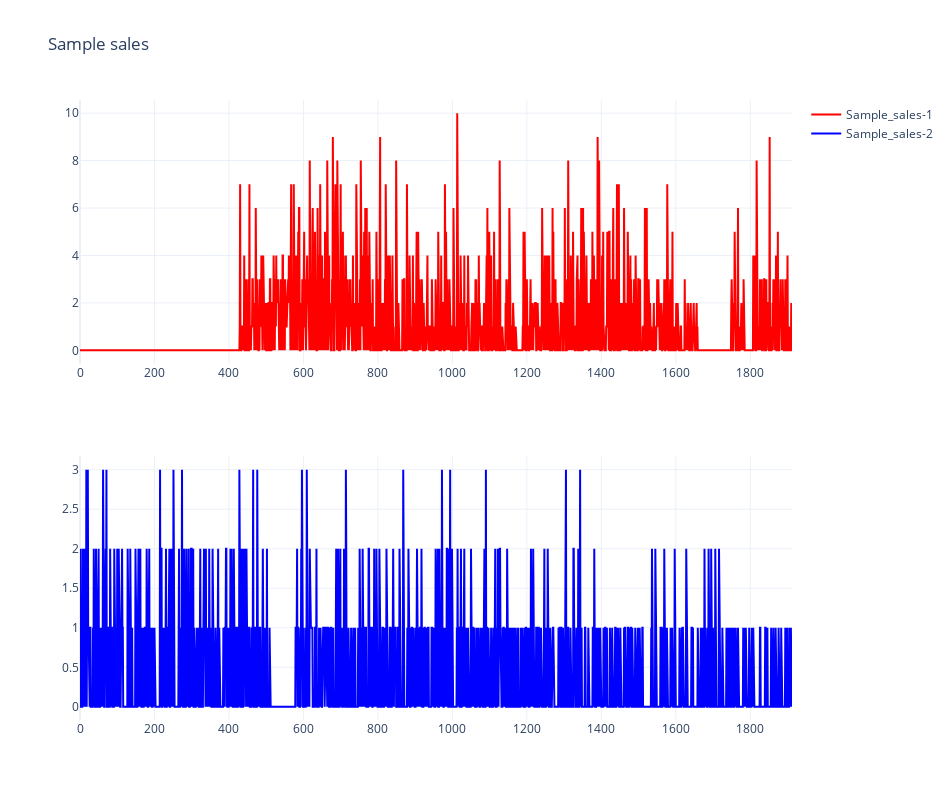

Write notebook code for a chart like this one.
### Code cell
fig = make_subplots(rows=2, cols=1)
fig.add_trace(go.Scatter(x=np.arange(len(sample_1)),
                        y=sample_1,showlegend=True, mode='lines',
                        name='Sample_sales-1',marker_color='RED'), 
              row=1, col=1)
fig.add_trace(go.Scatter(x=np.arange(len(sample_2)),
                        y=sample_2,showlegend=True, mode='lines',
                        name='Sample_sales-2',marker_color='BLUE'), 
              row=2, col=1)

fig.update_layout(height=800, width=950, title_text="Sample sales", template='plotly_white')
fig.show()

### Figure 1 — Plotly figure (JSON) as saved in the notebook; plotly's stock layout.template omitted (floating-point values rounded to 4 significant figures; data arrays with more than 128 entries replaced by an {"elided": "..."} marker saying what was removed)
{"data": [{"marker": {"color": "RED"}, "mode": "lines", "name": "Sample_sales-1", "showlegend": true, "type": "scatter", "x": {"elided": "1913 int values"}, "xaxis": "x", "y": {"elided": "1913 int values"}, "yaxis": "y"}, {"marker": {"color": "BLUE"}, "mode": "lines", "name": "Sample_sales-2", "showlegend": true, "type": "scatter", "x": {"elided": "1913 int values"}, "xaxis": "x2", "y": {"elided": "1913 int values"}, "yaxis": "y2"}], "layout": {"height": 800, "title": {"text": "Sample sales"}, "width": 950, "xaxis": {"anchor": "y", "domain": [0, 1]}, "xaxis2": {"anchor": "y2", "domain": [0, 1]}, "yaxis": {"anchor": "x", "domain": [0.575, 1]}, "yaxis2": {"anchor": "x2", "domain": [0, 0.425]}}}
